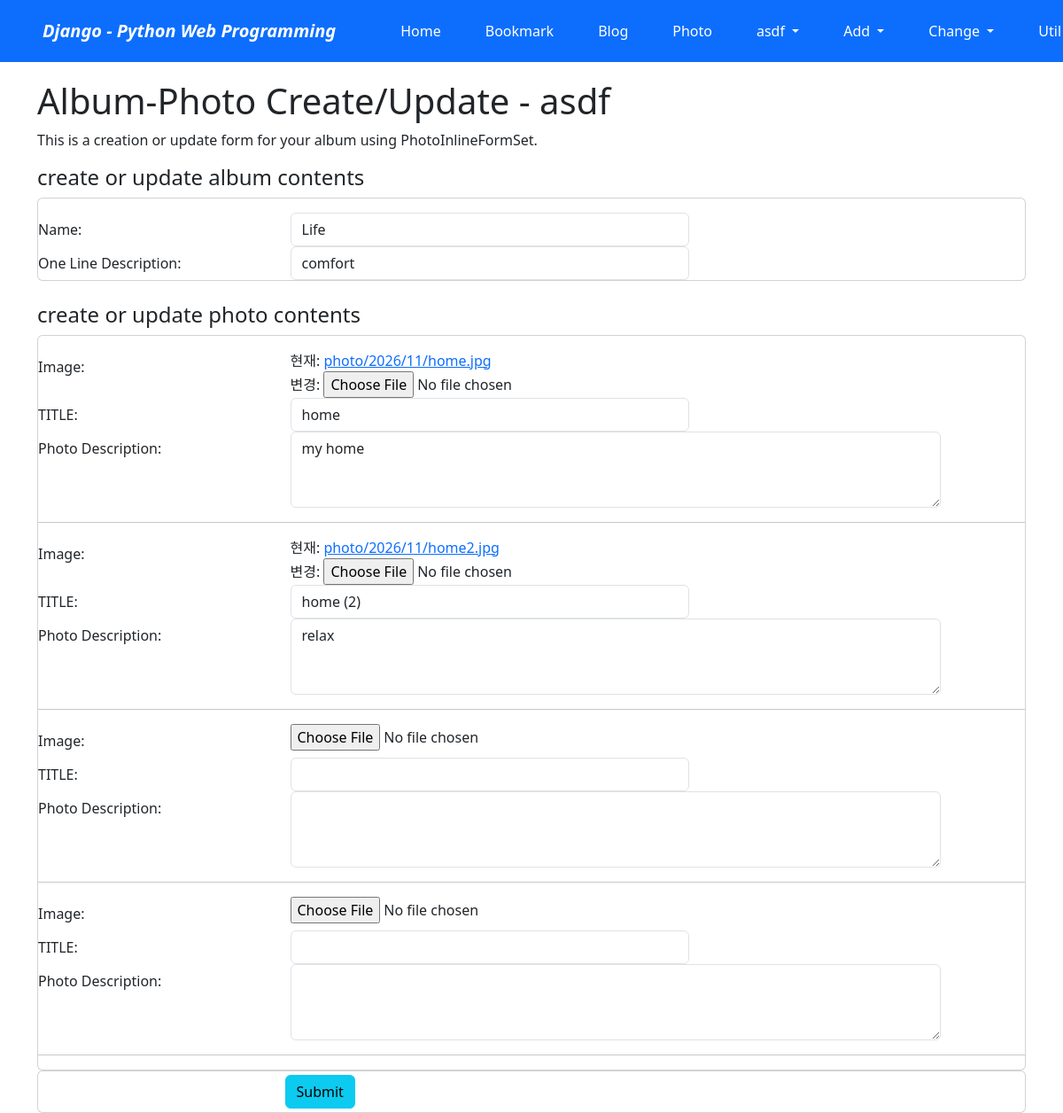
The app's page /photo/album/4/update/ (signed in) with its own data.
### photo/models.py (models this page shows, shortened)
class Album(models.Model):
    name = models.CharField(max_length=30)
    description = models.CharField('One Line Description', max_length=100, blank=True)
    owner = models.ForeignKey('auth.User', on_delete=models.CASCADE, verbose_name='OWNER', blank=True, null=True)
    class Meta:
        ordering = ('name',)

class Photo(models.Model):
    album = models.ForeignKey(Album, on_delete=models.CASCADE)
    title = models.CharField('TITLE', max_length=30)
    description = models.TextField('Photo Description', blank=True)
    image = ThumbnailImageField(upload_to='photo/%Y/%m')
    upload_dt = models.DateTimeField('Upload Date', auto_now_add=True)
    owner = models.ForeignKey('auth.User', on_delete=models.CASCADE, verbose_name='OWNER', blank=True, null=True)
    class Meta:
        ordering = ('title',)

### photo/views.py (the view, shortened to what this page needs)
# urls.py: path('album/<int:pk>/update/', views.AlbumPhotoUV.as_view(), name='album_update'),
class AlbumPhotoUV(OwnerOnlyMixin, UpdateView):
    model = Album
    fields = ('name', 'description')
    success_url = reverse_lazy('photo:index')
    def get_context_data(self, **kwargs):
                context = super().get_context_data(**kwargs)
                if self.request.POST:
                    context['formset'] = PhotoInlineFormSet(self.request.POST, self.request.FILES, instance=self.object)
                else:
                    context['formset'] = PhotoInlineFormSet(instance=self.object)
                return context

### mysite/views.py (called while the page is built)
    def dispatch(self, request, *args, **kwargs):
        obj = self.get_object()
        if request.user != obj.owner:
            return self.handle_no_permission()
        return super().dispatch(request, *args, **kwargs)

### photo/templates/photo/album_form.html (shortened to what this page needs)
{% extends "base.html" %}
{% load widget_tweaks %}
{% block content %}
    <h1>Album-Photo Create/Update - {{user}}</h1>
    <p class="font-italic">This is a creation or update form for your album using PhotoInlineFormSet.</p>
    {% if form.is_multipart or formset.is_multipart %}
    <form enctype="multipart/form-data" action="" method="post">
    {% else %}
    <form action="." method="post">
    {% endif %}
        <h4>create or update album contents</h4>
        <fieldset class="card pt-3">
            <div class="form-group row">
                {{ form.name|add_label_class:"col-form-label col-sm-3 ml-3 font-weight-bold" }}
                <div class="col-sm-5">
                    {{ form.name|add_class:"form-control"|attr:"autofocus" }}
                </div>
            </div>
            <div class="form-group row">
                {{ form.description|add_label_class:"col-form-label col-sm-3 ml-3 font-weight-bold" }}
                <div class="col-sm-5">
                    {{ form.description|add_class:"form-control" }}
                </div>
            </div>
        </fieldset>
        <br>
        <h4>create or update photo contents</h4>
        <fieldset class="card pt-3">
            {% for form in formset %}
                <div class="form-group row">
                    {{ form.image|add_label_class:"col-form-label col-sm-3 ml-3 font-weight-bold" }}
                    <div class="col-sm-5">
                        {{ form.image|add_class:"form-control-file" }}
                    </div>
                </div>
                <div class="form-group row">
                    {{ form.title|add_label_class:"col-form-label col-sm-3 ml-3 font-weight-bold" }}
                    <div class="col-sm-5">
                        {{ form.title|add_class:"form-control" }}
                    </div>
                </div>
                                <div class="form-group row">
                    {{ form.description|add_label_class:"col-form-label col-sm-3 ml-3 font-weight-bold" }}
                    <div class="col-sm-8">
                        {{ form.description|add_class:"form-control"|attr:"rows:3" }}
                    </div>
                </div>
                <hr>
            {% endfor %}
        </fieldset>
        <div class="form-group card py-1">
            <div class="offset-sm-3 col-sm-5">
                <input type="submit" value="Submit" class="btn btn-info"/>
            </div>
        </div>
    </form>
{% endblock %}

### templates/base.html (shortened to what this page needs)
<!DOCTYPE html>
<html lang="ko">
<head>
    <link rel="stylesheet"
          href="https://cdn.jsdelivr.net/npm/bootstrap@5.3.8/dist/css/bootstrap.min.css">
</head>
<body style="padding-top: 90px;">
<nav class="navbar navbar-expand-lg navbar-dark bg-primary fixed-top">
    <span class="navbar-brand mx-5 mb-0 fw-bold fst-italic">
        Django - Python Web Programming
    </span>
    <div class="collapse navbar-collapse" id="navbarSupportedContent">
        <ul class="navbar-nav me-auto">
            <li class="nav-item mx-1 btn btn-primary">
                <a class="nav-link text-white"
                   href="{% url 'home' %}">
                    Home
                </a>
            </li>
            <li class="nav-item mx-1 btn btn-primary">
                <a class="nav-link text-white"
                   href="{% url 'bookmark:index' %}">
                    Bookmark
                </a>
            </li>
            <li class="nav-item mx-1 btn btn-primary">
                <a class="nav-link text-white"
                   href="{% url 'blog:index' %}">
                    Blog
                </a>
            </li>
            <li class="nav-item mx-1 btn btn-primary">
                <a class="nav-link text-white"
                   href="{% url 'photo:index' %}">
                    Photo
                </a>
            </li>
            <li class="nav-item dropdown mx-1 btn btn-primary">
                {% if user.is_active %}
                    <a class="nav-link dropdown-toggle text-white"
                    href="#"
                    role="button"
                    data-bs-toggle="dropdown"
                    aria-expanded="false">
                        {{ user.get_short_name|default:user.get_username }}
                    </a>
                {% endif %}
            </li>
            <li class="nav-item dropdown mx-1 btn btn-primary">
                <a class="nav-link dropdown-toggle text-white"
                href="#"
                data-bs-toggle="dropdown">
                    Add
                </a>
            </li>
            <li class="nav-item dropdown mx-1 btn btn-primary">
                <a class="nav-link dropdown-toggle text-white"
                href="#"
                data-bs-toggle="dropdown">
                    Change
                </a>
            </li>
            <li class="nav-item dropdown mx-1 btn btn-primary">
                <a class="nav-link dropdown-toggle text-white"
                   href="#"
                   role="button"
                   data-bs-toggle="dropdown"
                   aria-expanded="false">
                    Util
                </a>
            </li>
        </ul>
    </div>
</nav>
<div class="container">
    {% block content %}
    {% endblock %}
</div>
</body>
</html>

### records on screen
Album: name|add_label_class "Name:", name "Life", description|add_label_class "One Line Description:", description "comfort"
Photo: image|add_label_class "Image:", title|add_label_class "TITLE:", description|add_label_class "Photo Description:"
Photo: image|add_label_class "Image:", title|add_label_class "TITLE:", description|add_label_class "Photo Description:"

### other values on screen
{{ user.get_short_name|default:user.get_username }} "asdf"
{{ user }} "asdf"
